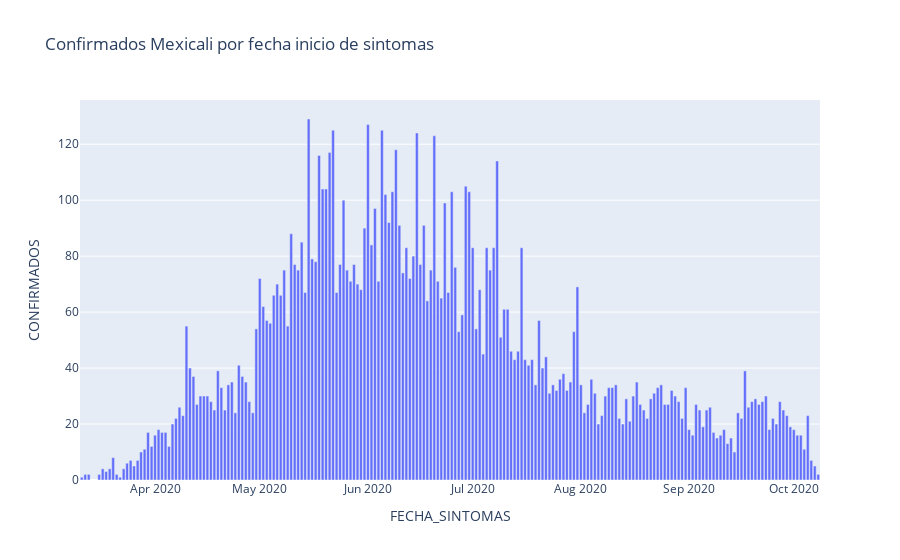

The notebook cell this image was saved under:
### Markdown cell above
### Confirmados Mexicali por Fecha de Inicio de Sintomas

### Code cell
#confirmados
df = df_src.loc[df_src['ENTIDAD_RES'] == 2] #entidad = Baja California
df = df.loc[df['MUNICIPIO_RES'] == 2] # municipio = mexicali
df = df.loc[df['RESULTADO_LAB'] == 1] # resultado = positivo SARS-COV-2
df_confirmed = df[['FECHA_SINTOMAS','RESULTADO_LAB']]

df_confirmed_by_date = df_confirmed.groupby("FECHA_SINTOMAS",as_index=False).count()

df_confirmed_by_date.columns = ['FECHA_SINTOMAS','CONFIRMADOS']

fig = px.bar(df_confirmed_by_date,df_confirmed_by_date.FECHA_SINTOMAS,df_confirmed_by_date.CONFIRMADOS,
            title="Confirmados Mexicali por fecha inicio de sintomas");
fig.show()

### Figure 1 — Plotly figure (JSON) as saved in the notebook; plotly's stock layout.template omitted (floating-point values rounded to 4 significant figures; data arrays with more than 128 entries replaced by an {"elided": "..."} marker saying what was removed)
{"data": [{"alignmentgroup": "True", "hovertemplate": "FECHA_SINTOMAS=%{x}<br>CONFIRMADOS=%{y}<extra></extra>", "legendgroup": "", "marker": {"color": "#636efa"}, "name": "", "offsetgroup": "", "orientation": "v", "showlegend": false, "textposition": "auto", "type": "bar", "x": {"elided": "210 str values"}, "xaxis": "x", "y": {"elided": "210 int values"}, "yaxis": "y"}], "layout": {"barmode": "relative", "legend": {"tracegroupgap": 0}, "title": {"text": "Confirmados Mexicali por fecha inicio de sintomas"}, "xaxis": {"anchor": "y", "domain": [0, 1], "title": {"text": "FECHA_SINTOMAS"}}, "yaxis": {"anchor": "x", "domain": [0, 1], "title": {"text": "CONFIRMADOS"}}}}
